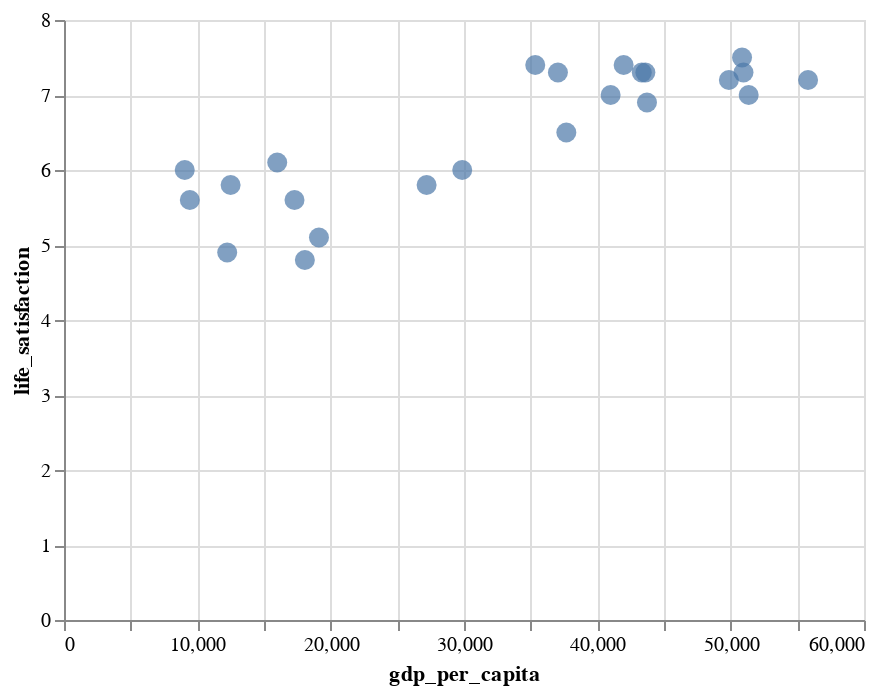

Notebook cell for this chart:
### Markdown cell above
### Data exploration

### Code cell
%matplotlib inline
import altair as alt

# Visualize the data
alt.Chart(df_train).mark_circle(size=100).encode(
    x='gdp_per_capita:Q',
    y='life_satisfaction:Q',
).interactive()

### Figure 1 — Vega-Lite specification as saved in the notebook (floating-point values rounded to 4 significant figures)
{"config": {"view": {"continuousWidth": 400, "continuousHeight": 300}}, "data": {"name": "data-aa0134a50bd1d448e8e252797a5f1a5a"}, "mark": {"type": "circle", "size": 100}, "encoding": {"x": {"field": "gdp_per_capita", "type": "quantitative"}, "y": {"field": "life_satisfaction", "type": "quantitative"}}, "selection": {"selector003": {"type": "interval", "bind": "scales", "encodings": ["x", "y"]}}, "$schema": "https://vega.github.io/schema/vega-lite/v4.17.0.json", "datasets": {"data-aa0134a50bd1d448e8e252797a5f1a5a": [{"gdp_per_capita": 43720.0, "life_satisfaction": 6.9}, {"gdp_per_capita": 9055.0, "life_satisfaction": 6.0}, {"gdp_per_capita": 51350.0, "life_satisfaction": 7.0}, {"gdp_per_capita": 35340.0, "life_satisfaction": 7.4}, {"gdp_per_capita": 37680.0, "life_satisfaction": 6.5}, {"gdp_per_capita": 29870.0, "life_satisfaction": 6.0}, {"gdp_per_capita": 41000.0, "life_satisfaction": 7.0}, {"gdp_per_capita": 9437.0, "life_satisfaction": 5.6}, {"gdp_per_capita": 15990.0, "life_satisfaction": 6.1}, {"gdp_per_capita": 17290.0, "life_satisfaction": 5.6}, {"gdp_per_capita": 12240.0, "life_satisfaction": 4.9}, {"gdp_per_capita": 50850.0, "life_satisfaction": 7.5}, {"gdp_per_capita": 12500.0, "life_satisfaction": 5.8}, {"gdp_per_capita": 49870.0, "life_satisfaction": 7.2}, {"gdp_per_capita": 50960.0, "life_satisfaction": 7.3}, {"gdp_per_capita": 41970.0, "life_satisfaction": 7.4}, {"gdp_per_capita": 55810.0, "life_satisfaction": 7.2}, {"gdp_per_capita": 43600.0, "life_satisfaction": 7.3}, {"gdp_per_capita": 19120.0, "life_satisfaction": 5.1}, {"gdp_per_capita": 27200.0, "life_satisfaction": 5.8}, {"gdp_per_capita": 37040.0, "life_satisfaction": 7.3}, {"gdp_per_capita": 43330.0, "life_satisfaction": 7.3}, {"gdp_per_capita": 18060.0, "life_satisfaction": 4.8}]}}
